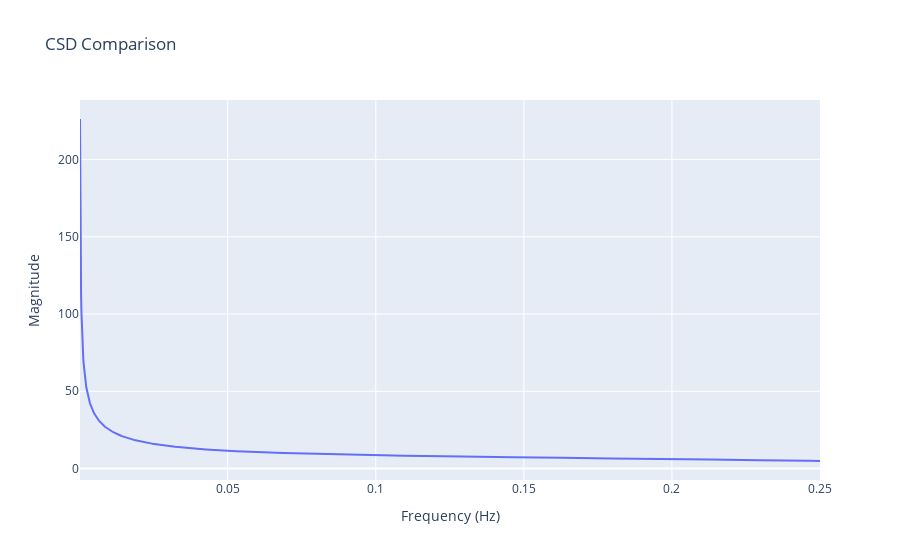
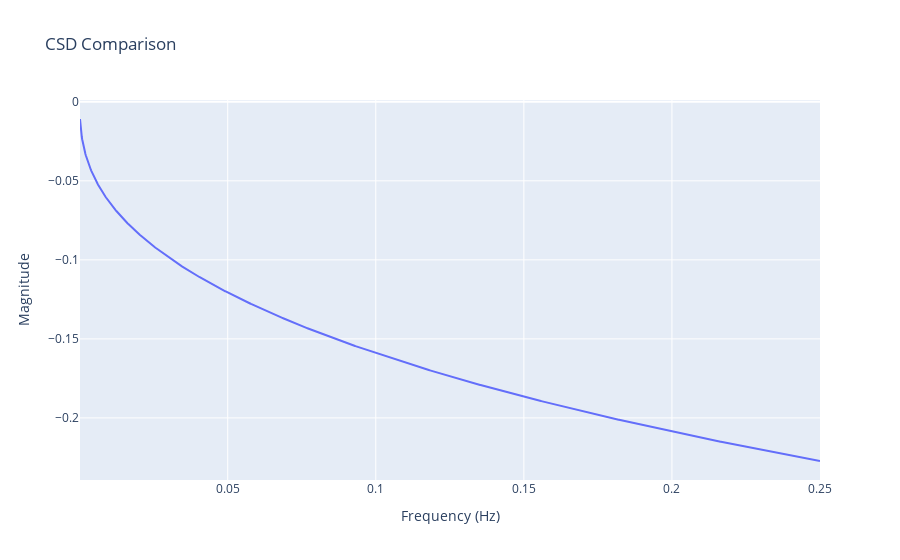
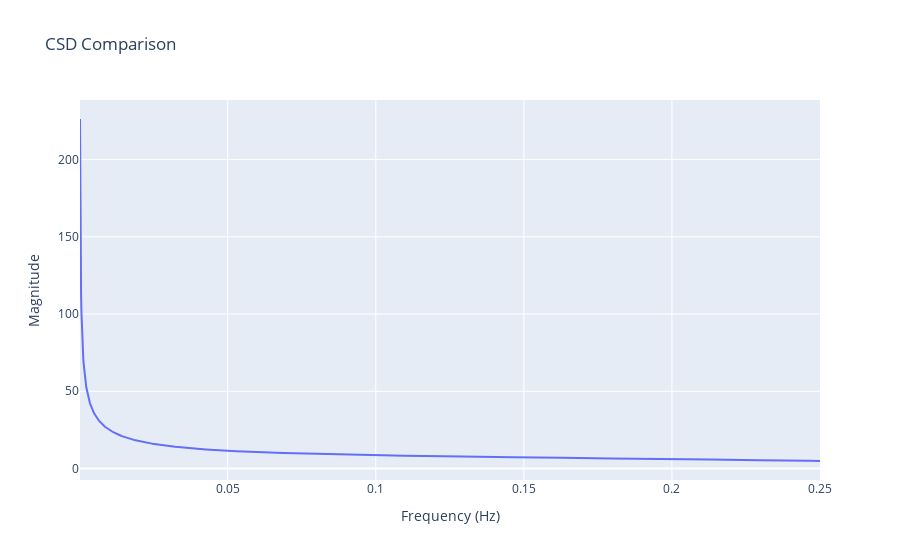

Notebook cell for these charts, in order:
### Code cell
model = Spectral_DCM_Model(1).to(device)

# Call the interactive plot function
plot_interactive(model, x_train_tensor, y_train_tensor)

### Figure 1 — Plotly figure (JSON) as saved in the notebook; plotly's stock layout.template omitted (floating-point values rounded to 4 significant figures; data arrays with more than 128 entries replaced by an {"elided": "..."} marker saying what was removed)
{"data": [{"mode": "lines", "name": "simulated CSD", "type": "scatter", "x": {"elided": "2048 float values"}, "y": {"elided": "2048 float values"}}], "layout": {"legend": {"x": 0, "y": 1}, "title": {"text": "CSD Comparison"}, "xaxis": {"title": {"text": "Frequency (Hz)"}}, "yaxis": {"title": {"text": "Magnitude"}}}}

### Figure 2 — Plotly figure (JSON) as saved in the notebook; plotly's stock layout.template omitted (floating-point values rounded to 4 significant figures; data arrays with more than 128 entries replaced by an {"elided": "..."} marker saying what was removed)
{"data": [{"mode": "lines", "name": "simulated CSD", "type": "scatter", "x": {"elided": "2048 float values"}, "y": {"elided": "2048 float values"}}], "layout": {"legend": {"x": 0, "y": 1}, "title": {"text": "CSD Comparison"}, "xaxis": {"title": {"text": "Frequency (Hz)"}}, "yaxis": {"title": {"text": "Magnitude"}}}}

### Figure 3 — Plotly figure (JSON) as saved in the notebook; plotly's stock layout.template omitted (floating-point values rounded to 4 significant figures; data arrays with more than 128 entries replaced by an {"elided": "..."} marker saying what was removed)
{"data": [{"mode": "lines", "name": "simulated CSD", "type": "scatter", "x": {"elided": "2048 float values"}, "y": {"elided": "2048 float values"}}], "layout": {"legend": {"x": 0, "y": 1}, "title": {"text": "CSD Comparison"}, "xaxis": {"title": {"text": "Frequency (Hz)"}}, "yaxis": {"title": {"text": "Magnitude"}}}}
